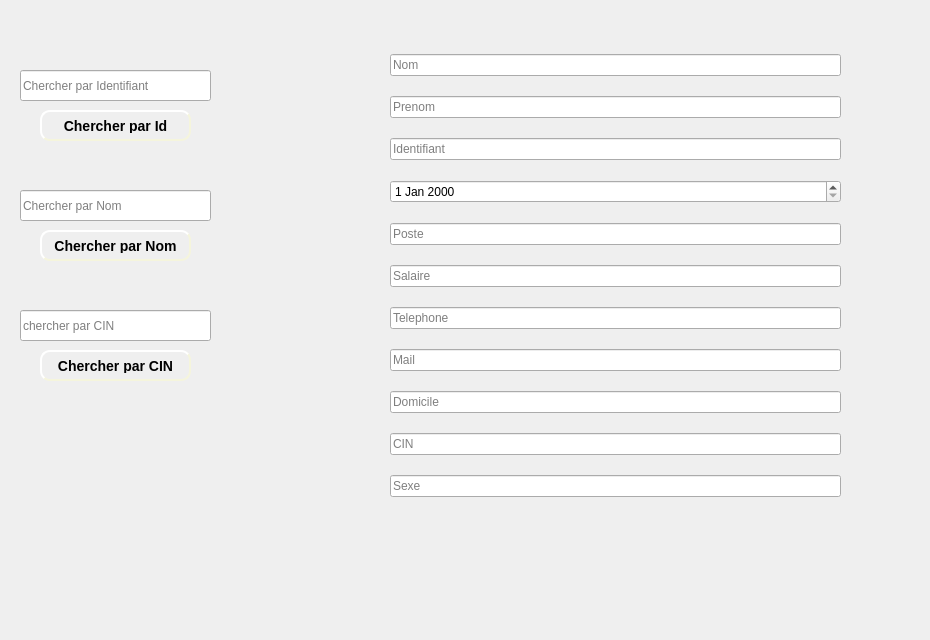
      <widget class="QWidget" name="tab_24">
       <attribute name="title">
        <string>chercher</string>
       </attribute>
       <widget class="QLabel" name="label_178">
        <property name="geometry">
         <rect>
          <x>0</x>
          <y>-10</y>
          <width>921</width>
          <height>631</height>
         </rect>
        </property>
        <property name="text">
         <string/>
        </property>
        <property name="pixmap">
         <pixmap>../../Desktop/images qt/fond.jpg</pixmap>
        </property>
        <property name="scaledContents">
         <bool>true</bool>
        </property>
       </widget>
       <widget class="QLineEdit" name="lineEdit_chercherIdentifiant">
        <property name="geometry">
         <rect>
          <x>20</x>
          <y>70</y>
          <width>191</width>
          <height>31</height>
         </rect>
        </property>
        <property name="placeholderText">
         <string>Chercher par Identifiant</string>
        </property>
       </widget>
       <widget class="QLineEdit" name="lineEdit_chercherCIN">
        <property name="geometry">
         <rect>
          <x>20</x>
          <y>310</y>
          <width>191</width>
          <height>31</height>
         </rect>
        </property>
        <property name="placeholderText">
         <string>chercher par CIN</string>
        </property>
       </widget>
       <widget class="QPushButton" name="pushButton_chercherEmploye">
        <property name="geometry">
         <rect>
          <x>40</x>
          <y>110</y>
          <width>151</width>
          <height>31</height>
         </rect>
        </property>
        <property name="styleSheet">
         <string notr="true">#pushButton_chercherEmploye
{

	border-color: beige;
border-style: outset;
  border-width: 2px;
  border-radius: 10px;
  font: bold 14px;
  min-width: 6em;
  padding: 6px;

}
#pushButton_chercherEmploye:hover
{
	border-color: blue;
}</string>
        </property>
        <property name="text">
         <string>Chercher par Id</string>
        </property>
       </widget>
       <widget class="QLineEdit" name="lineEdit_chercherNom">
        <property name="geometry">
         <rect>
          <x>20</x>
          <y>190</y>
          <width>191</width>
          <height>31</height>
         </rect>
        </property>
        <property name="placeholderText">
         <string>Chercher par Nom</string>
        </property>
       </widget>
       <widget class="QPushButton" name="pushButton_chercherEmploye_3">
        <property name="geometry">
         <rect>
          <x>40</x>
          <y>350</y>
          <width>151</width>
          <height>31</height>
         </rect>
        </property>
        <property name="styleSheet">
         <string notr="true">#pushButton_chercherEmploye_3
{

	border-color: beige;
border-style: outset;
  border-width: 2px;
  border-radius: 10px;
  font: bold 14px;
  min-width: 6em;
  padding: 6px;

}
#pushButton_chercherEmploye_3:hover
{
	border-color: blue;
}</string>
        </property>
        <property name="text">
         <string>Chercher par CIN</string>
        </property>
       </widget>
       <widget class="QPushButton" name="pushButton_chercherEmploye_2">
        <property name="geometry">
         <rect>
          <x>40</x>
          <y>230</y>
          <width>151</width>
          <height>31</height>
         </rect>
        </property>
        <property name="styleSheet">
         <string notr="true">#pushButton_chercherEmploye_2
{

	border-color: beige;
border-style: outset;
  border-width: 2px;
  border-radius: 10px;
  font: bold 14px;
  min-width: 6em;
  padding: 6px;

}
#pushButton_chercherEmploye_2:hover
{
	border-color: blue;
}</string>
        </property>
        <property name="text">
         <string>Chercher par Nom</string>
        </property>
       </widget>
       <widget class="QWidget" name="verticalLayoutWidget_12">
        <property name="geometry">
         <rect>
          <x>390</x>
          <y>40</y>
          <width>451</width>
          <height>471</height>
         </rect>
        </property>
        <layout class="QVBoxLayout" name="verticalLayout_13">
         <item>
          <widget class="QLineEdit" name="lineEdit_nom_7">
           <property name="placeholderText">
            <string>Nom</string>
           </property>
          </widget>
         </item>
         <item>
          <widget class="QLineEdit" name="lineEdit_prenom_4">
           <property name="placeholderText">
            <string>Prenom</string>
           </property>
          </widget>
         </item>
         <item>
          <widget class="QLineEdit" name="lineEdit_identifiant_4">
           <property name="placeholderText">
            <string>Identifiant</string>
           </property>
          </widget>
         </item>
         <item>
          <widget class="QDateEdit" name="dateEdit_naissance_4"/>
         </item>
         <item>
          <widget class="QLineEdit" name="lineEdit_poste_4">
           <property name="placeholderText">
            <string>Poste</string>
           </property>
          </widget>
         </item>
         <item>
          <widget class="QLineEdit" name="lineEdit_salaire_4">
           <property name="placeholderText">
            <string>Salaire</string>
           </property>
          </widget>
         </item>
         <item>
          <widget class="QLineEdit" name="lineEdit_telephone_4">
           <property name="placeholderText">
            <string>Telephone</string>
           </property>
          </widget>
         </item>
         <item>
          <widget class="QLineEdit" name="lineEdit_mail_4">
           <property name="placeholderText">
            <string>Mail</string>
           </property>
          </widget>
         </item>
         <item>
          <widget class="QLineEdit" name="lineEdit_domicile_4">
           <property name="placeholderText">
            <string>Domicile</string>
           </property>
          </widget>
         </item>
         <item>
          <widget class="QLineEdit" name="lineEdit_cin_4">
           <property name="placeholderText">
            <string>CIN</string>
           </property>
          </widget>
         </item>
         <item>
          <widget class="QLineEdit" name="lineEdit_sexe_4">
           <property name="placeholderText">
            <string>Sexe</string>
           </property>
          </widget>
         </item>
        </layout>
       </widget>
      </widget>
